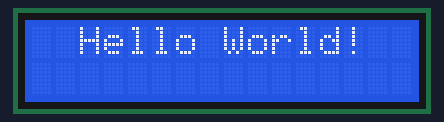
Bench run of a sketch on a simulated Arduino Uno, built with avr-gcc and run on an emulated ATmega328P. Parts: 16×2 character LCD.

Above: at 0.1 s.
At 3.11 s:
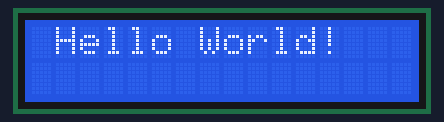
At 3.51 s:
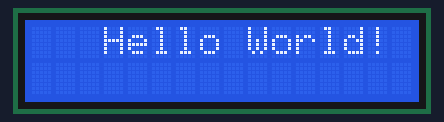
At 6.9 s:
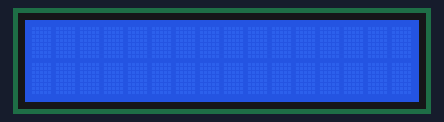

The sketch:

display_lcd.ino
```cpp
#include <LiquidCrystal.h>

LiquidCrystal lcd(7,6,5,4,3,2);

void setup() {

lcd.begin(16,2);

}

void loop() {
lcd.setCursor(2,0);
lcd.print("Hello World!");
delay(3000);

for(int i=0; i<2; i++){
  lcd.scrollDisplayLeft();
  delay(100);
}

for(int i=0; i<4; i++){
  lcd.scrollDisplayRight();
  delay(100);
}
for(int i=0; i<2; i++){
  lcd.scrollDisplayLeft();
  delay(100);
}
  delay(1000);
lcd.noDisplay();
delay(500);
lcd.display();
delay(500);
lcd.noDisplay();
delay(500);
lcd.display();
delay(500);
lcd.noDisplay();
delay(500);
lcd.display();
delay(500);


}
```

Measured:
- by itself, everything shown: repeats every 7.8 s, in 14 steps
- what the display in image 3 shows lasts 0.5 s, from 6.9 s to 7.4 s
